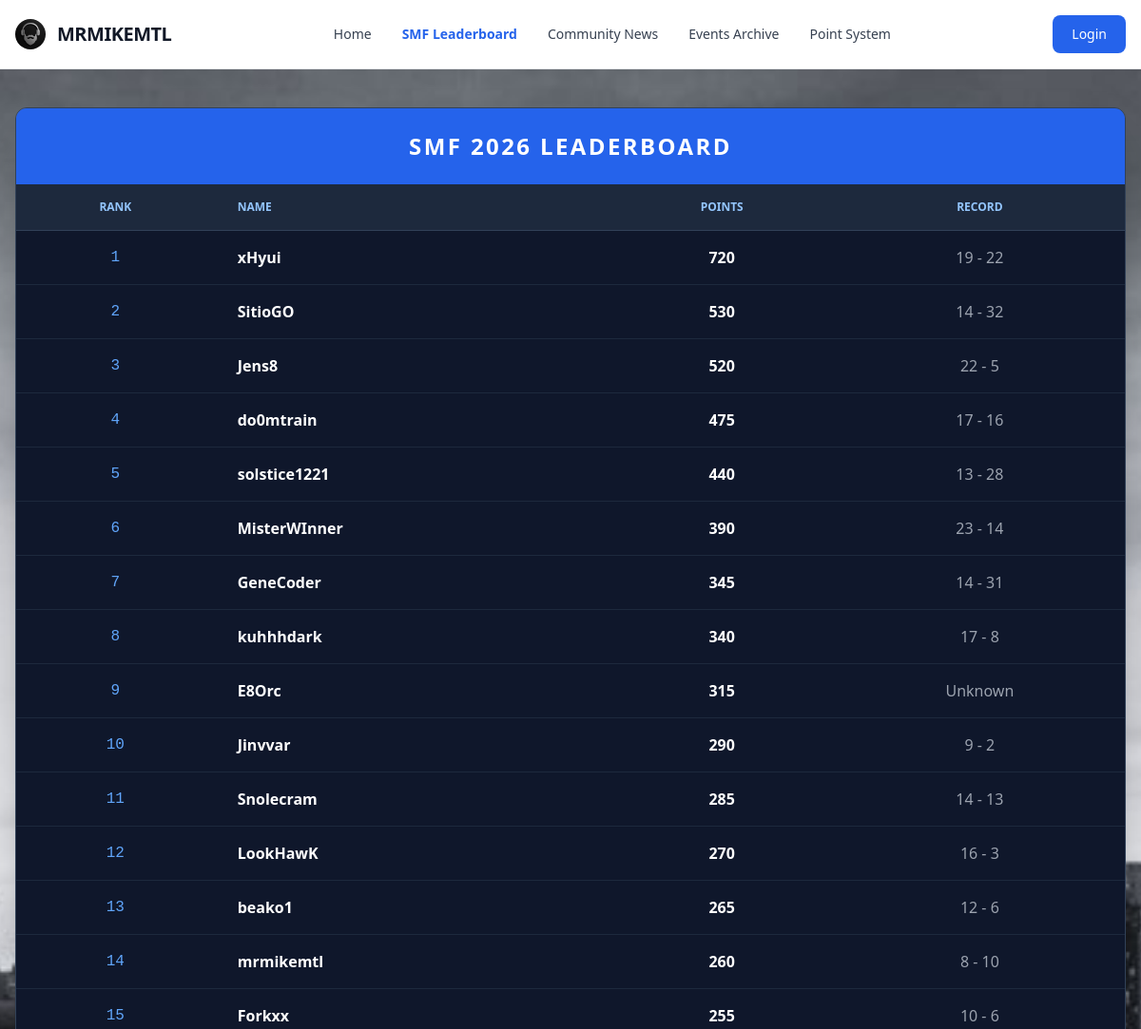
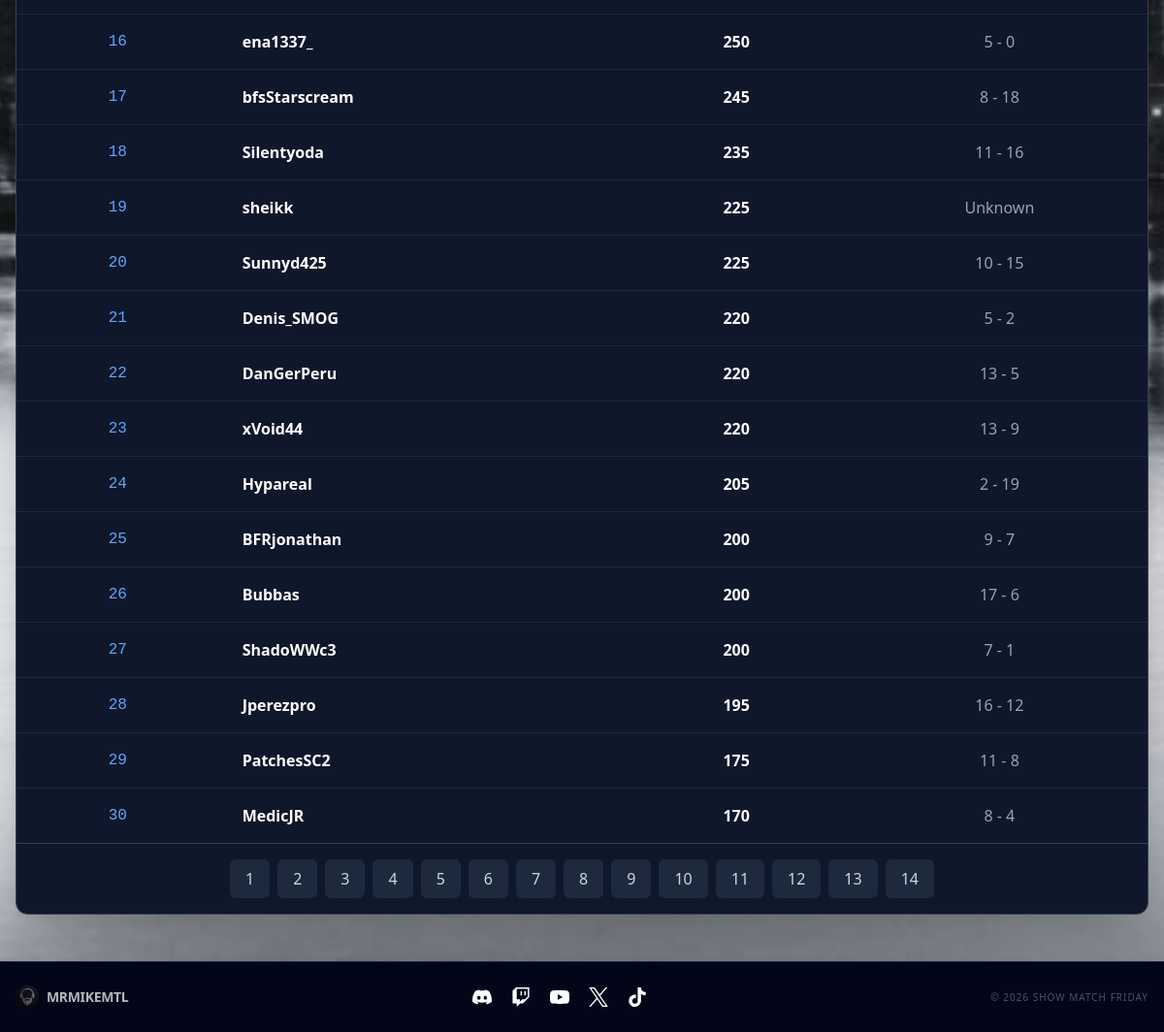
The page /leaderboard on the database as committed earlier (2 pictures, top to bottom).
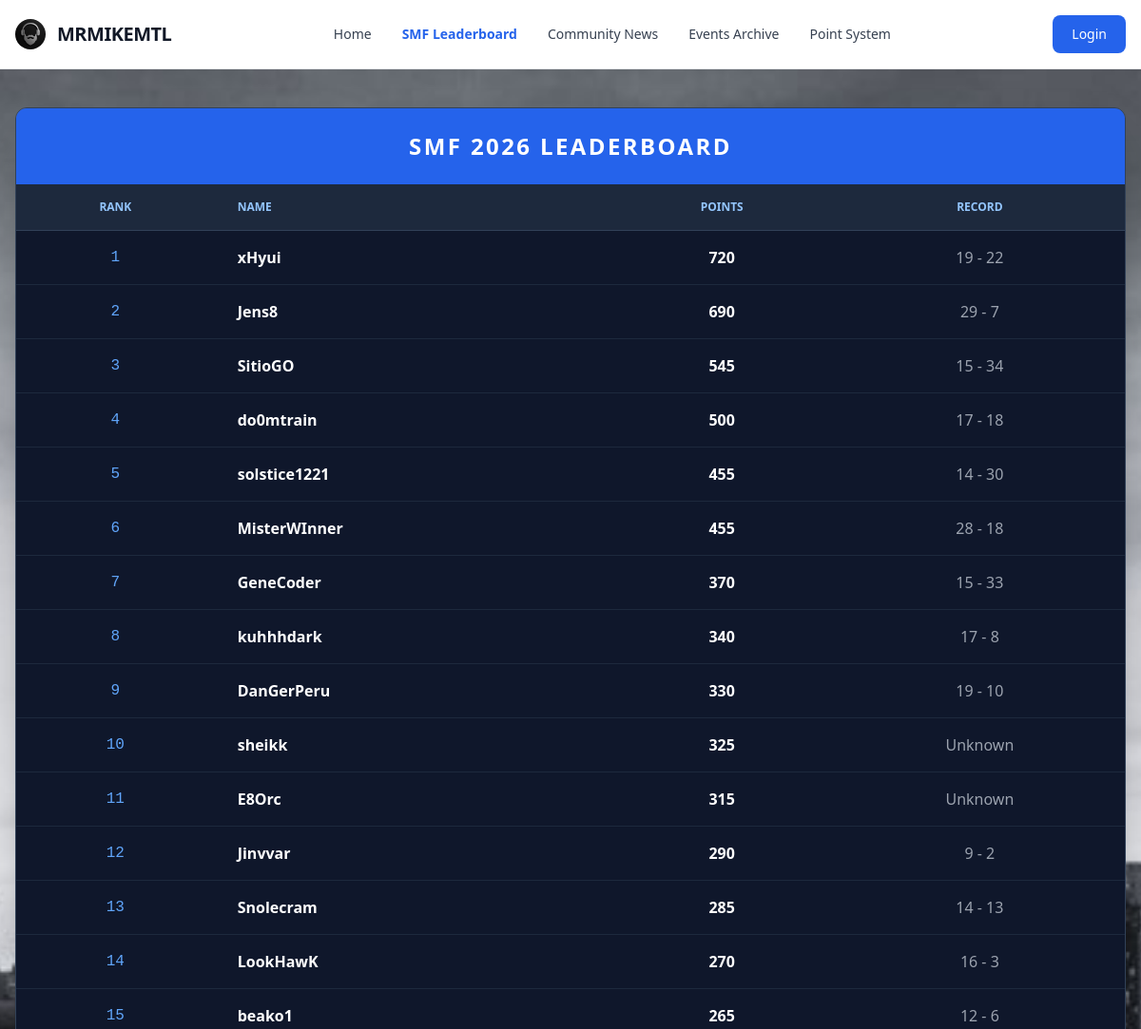
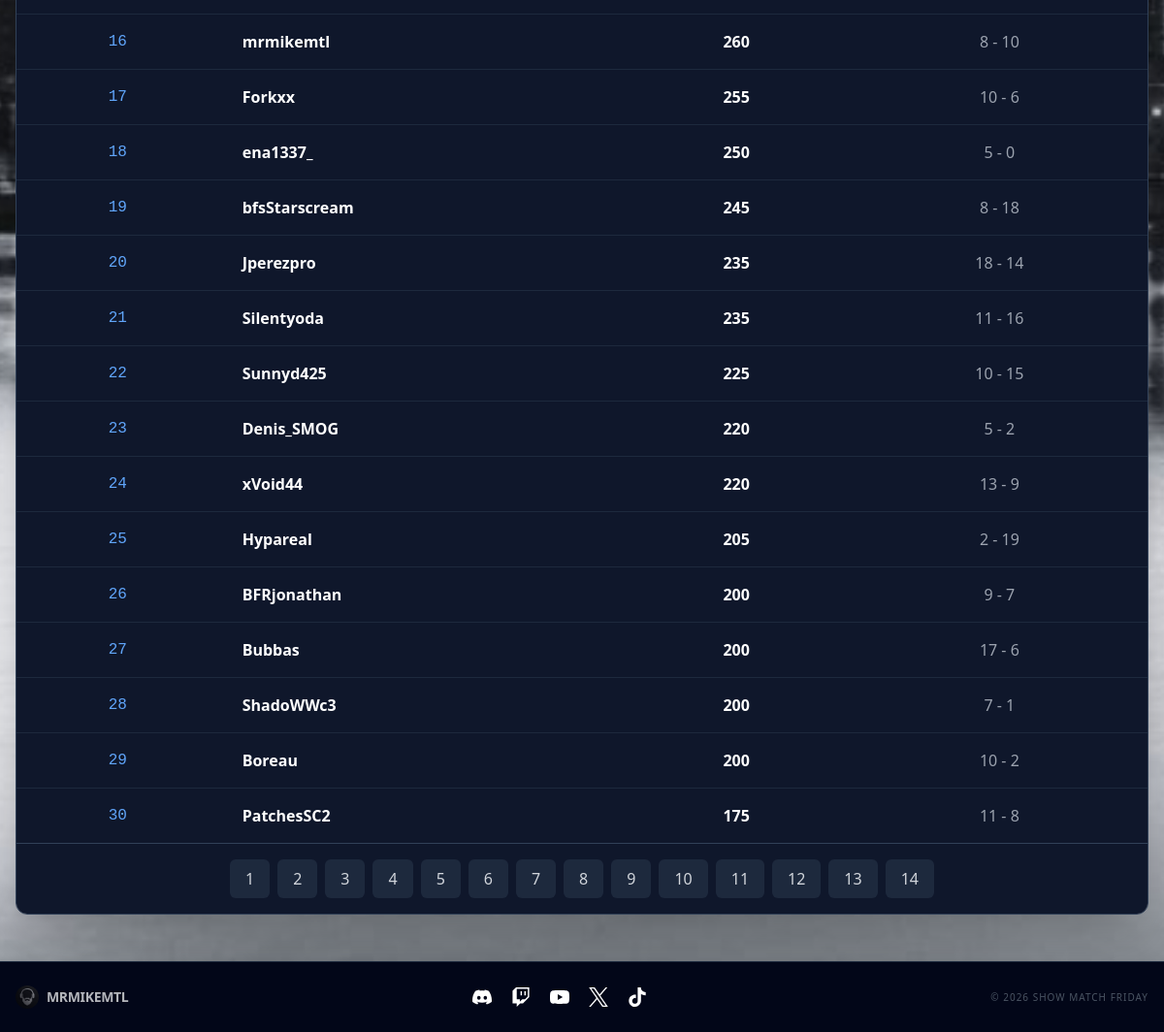
The same page on the database as committed later (2 pictures, top to bottom).
### tables this page shows
CREATE TABLE participants2026 (id INTEGER PRIMARY KEY, name varchar(255), total_points INTEGER, user_id INTEGER);

### web/app.py (the view)
@app.route("/leaderboard")
def leaderboard():
    raw_data = dbsession.exec_driver_sql("SELECT name, total_points, user_id from participants2026 ORDER BY total_points desc;").all()
    data = []
    page_size = 30
    total = len(raw_data)
    total_pages = max(1, round(total / page_size))
    page = request.args.get("page", type=int) or 1
    starting_spot = (page - 1) * page_size + 1
    i = 1
    for record in raw_data:
        if i >= starting_spot and len(data) < page_size:
            if record is not None:
                if record.user_id is not None:
                    db_data_1 = dbsession.exec_driver_sql(f"SELECT participant_1_points, participant_2_points FROM tournament_matches2026 WHERE participant_1_id = {record.user_id};").all()
                    db_data_2 = dbsession.exec_driver_sql(f"SELECT participant_1_points, participant_2_points FROM tournament_matches2026 WHERE participant_2_id = {record.user_id};").all()
                    wins, losses = 0, 0
                    for w in db_data_1:
                        wins += w.participant_1_points
                        losses += w.participant_2_points
                    for n in db_data_2:
                        wins += n.participant_2_points
                        losses += n.participant_1_points
                    data.append({
                        "rank": i,
                        "name": record.name,
                        "total_points": record.total_points,
                        "record": f"{wins} - {losses}"
                    })
                else:
                    data.append({
                        "rank": i,
                        "name": record.name,
                        "total_points": record.total_points,
                        "record": "Unknown"
                    })
        i += 1
    pages = list(range(1, total_pages + 1))
    return render_template("leaderboard.html", data=data, pages=pages)

### web/templates/leaderboard.html
{% extends "base.html" %}
{% block content %}
<div class="overflow-x-auto shadow-2xl rounded-xl border border-slate-700">
    <table class="w-full text-left text-white bg-slate-900">
        <caption class="p-6 text-2xl font-extrabold text-center bg-blue-600 uppercase tracking-widest">
            SMF 2026 Leaderboard
        </caption>
        <thead class="text-xs text-blue-300 uppercase bg-slate-800">
            <tr>
                <th class="px-6 py-4 border-b border-slate-700 text-center">Rank</th>
                <th class="px-6 py-4 border-b border-slate-700">Name</th>
                <th class="px-6 py-4 border-b border-slate-700 text-center">Points</th>
                <th class="px-6 py-4 border-b border-slate-700 text-center">Record</th>
            </tr>
        </thead>
        <tbody class="divide-y divide-slate-800">
            {% for row in data %}
            <tr class="hover:bg-blue-900/20 transition-colors duration-200">
                <td class="px-6 py-4 text-center font-mono text-blue-400">{{ row.rank }}</td>
                <td class="px-6 py-4 font-semibold">{{ row.name }}</td>
                <td class="px-6 py-4 text-center font-bold">{{ row.total_points }}</td>
                <td class="px-6 py-4 text-center text-gray-400">{{ row.record }}</td>
            </tr>
            {% endfor %}
        </tbody>
    </table>
    <div class="flex justify-center items-center bg-slate-900 py-4 gap-2 border-t border-slate-700">
        {% for page in pages %}
            <a href="/leaderboard?page={{ page }}" class="px-4 py-2 rounded-md {% if request.args.get('page') == page|string %}bg-blue-600 text-white{% else %}bg-slate-800 text-gray-300 hover:bg-slate-700{% endif %} transition-all">
                {{ page }}
            </a>
        {% endfor %}
    </div>
</div>
{% endblock %}

Rows that differ between the two databases and show on the page:
no longer on this page (row unchanged): participants2026: rank "30", name "MedicJR", total_points "170", record "8 - 4"
changed participants2026 "Jens8": rank "3" → "2"; total_points "520" → "690"; record "22 - 5" → "29 - 7"; moves up the list
changed participants2026 "SitioGO": rank "2" → "3"; total_points "530" → "545"; record "14 - 32" → "15 - 34"
changed participants2026 "do0mtrain": total_points "475" → "500"; record "17 - 16" → "17 - 18"
changed participants2026 "solstice1221": total_points "440" → "455"; record "13 - 28" → "14 - 30"
changed participants2026 "MisterWInner": total_points "390" → "455"; record "23 - 14" → "28 - 18"
changed participants2026 "GeneCoder": total_points "345" → "370"; record "14 - 31" → "15 - 33"
changed participants2026 "DanGerPeru": rank "22" → "9"; total_points "220" → "330"; record "13 - 5" → "19 - 10"; moves up the list
changed participants2026 "sheikk": rank "19" → "10"; total_points "225" → "325"; moves up the list
computed for participants2026 "E8Orc": rank "9" → "11"
computed for participants2026 "Jinvvar": rank "10" → "12"
computed for participants2026 "Snolecram": rank "11" → "13"
computed for participants2026 "LookHawK": rank "12" → "14"
computed for participants2026 "beako1": rank "13" → "15"
computed for participants2026 "mrmikemtl": rank "14" → "16"
computed for participants2026 "Forkxx": rank "15" → "17"
computed for participants2026 "ena1337_": rank "16" → "18"
computed for participants2026 "bfsStarscream": rank "17" → "19"
changed participants2026 "Jperezpro": rank "28" → "20"; total_points "195" → "235"; record "16 - 12" → "18 - 14"; moves up the list
computed for participants2026 "Silentyoda": rank "18" → "21"
computed for participants2026 "Sunnyd425": rank "20" → "22"
computed for participants2026 "Denis_SMOG": rank "21" → "23"
computed for participants2026 "xVoid44": rank "23" → "24"
computed for participants2026 "Hypareal": rank "24" → "25"
computed for participants2026 "BFRjonathan": rank "25" → "26"
computed for participants2026 "Bubbas": rank "26" → "27"
computed for participants2026 "ShadoWWc3": rank "27" → "28"
now on this page (row edited): participants2026: rank "29", name "Boreau", total_points "200", record "10 - 2"
computed for participants2026 "PatchesSC2": rank "29" → "30"
